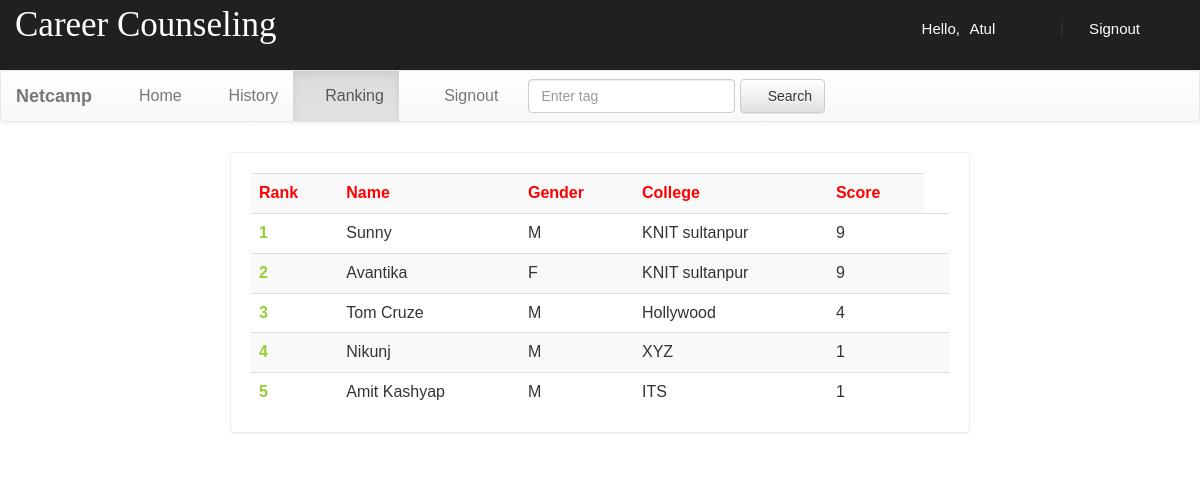
Screenshot of /login/account.php?q=3 (signed in) with the database file from the repository.
### tables this page shows
CREATE TABLE `rank` (
  `email` varchar(50) NOT NULL,
  `score` int(11) NOT NULL,
  `time` timestamp NOT NULL DEFAULT CURRENT_TIMESTAMP ON UPDATE CURRENT_TIMESTAMP
);

CREATE TABLE `user` (
  `name` varchar(50) NOT NULL,
  `gender` varchar(5) NOT NULL,
  `college` varchar(100) NOT NULL,
  `email` varchar(50) NOT NULL,
  `mob` bigint(20) NOT NULL,
  `password` varchar(50) NOT NULL
);

### login/account.php (the view, shortened to what this page needs)
<!DOCTYPE html PUBLIC "-//W3C//DTD XHTML 1.0 Transitional//EN" "http://www.w3.org/TR/xhtml1/DTD/xhtml1-transitional.dtd">
<html xmlns="http://www.w3.org/1999/xhtml">
<head>
<link  rel="stylesheet" href="css/bootstrap.min.css"/>
 <link  rel="stylesheet" href="css/bootstrap-theme.min.css"/>
 <link rel="stylesheet" href="css/main.css">
 <link  rel="stylesheet" href="css/font.css">
</head>
<body>
<div class="header">
<div class="row">
<div class="col-lg-6">
<span class="logo">Career Counseling</span></div>
<div class="col-md-4 col-md-offset-2">
 <?php
 include_once 'dbConnection.php';
  if(!(isset($_SESSION['email']))){
header("location:index.php");
}
else
{
$name = $_SESSION['name'];
echo '<span class="pull-right top title1" ><span class="log1"><span class="glyphicon glyphicon-user" aria-hidden="true"></span>&nbsp;&nbsp;&nbsp;&nbsp;Hello,</span> <a href="account.php?q=1" class="log log1">'.$name.'</a>&nbsp;|&nbsp;<a href="logout.php?q=account.php" class="log"><span class="glyphicon glyphicon-log-out" aria-hidden="true"></span>&nbsp;Signout</button></a></span>';
}?>
</div>
</div></div>
<div class="bg">
<nav class="navbar navbar-default title1">
  <div class="container-fluid">
    <div class="navbar-header">
      <a class="navbar-brand" href="#"><b>Netcamp</b></a>
    </div>
    <div class="collapse navbar-collapse" id="bs-example-navbar-collapse-1">
      <ul class="nav navbar-nav">
        <li <?php if(@$_GET['q']==1) echo'class="active"'; ?> ><a href="account.php?q=1"><span class="glyphicon glyphicon-home" aria-hidden="true"></span>&nbsp;Home<span class="sr-only">(current)</span></a></li>
        <li <?php if(@$_GET['q']==2) echo'class="active"'; ?>><a href="account.php?q=2"><span class="glyphicon glyphicon-list-alt" aria-hidden="true"></span>&nbsp;History</a></li>
		<li <?php if(@$_GET['q']==3) echo'class="active"'; ?>><a href="account.php?q=3"><span class="glyphicon glyphicon-stats" aria-hidden="true"></span>&nbsp;Ranking</a></li>
		<li class="pull-right"> <a href="logout.php?q=account.php"><span class="glyphicon glyphicon-log-out" aria-hidden="true"></span>&nbsp;&nbsp;&nbsp;&nbsp;Signout</a></li>
		</ul>
            <form class="navbar-form navbar-left" role="search">
        <div class="form-group">
          <input type="text" class="form-control" placeholder="Enter tag ">
        </div>
        <button type="submit" class="btn btn-default"><span class="glyphicon glyphicon-search" aria-hidden="true"></span>&nbsp;Search</button>
      </form>
      </div>
  </div>
</nav>
<div class="container">
<div class="row">
<div class="col-md-12">
<?php
if(@$_GET['q']== 3)
{
$q=mysqli_query($con,"SELECT * FROM rank  ORDER BY score DESC " )or die('Error223');
echo  '<div class="panel title"><div class="table-responsive">
<table class="table table-striped title1" >
<tr style="color:red"><td><b>Rank</b></td><td><b>Name</b></td><td><b>Gender</b></td><td><b>College</b></td><td><b>Score</b></td></tr>';
$c=0;
while($row=mysqli_fetch_array($q) )
{
$e=$row['email'];
$s=$row['score'];
$q12=mysqli_query($con,"SELECT * FROM user WHERE email='$e' " )or die('Error231');
while($row=mysqli_fetch_array($q12) )
{
$name=$row['name'];
$gender=$row['gender'];
$college=$row['college'];
}
$c++;
echo '<tr><td style="color:#99cc32"><b>'.$c.'</b></td><td>'.$name.'</td><td>'.$gender.'</td><td>'.$college.'</td><td>'.$s.'</td><td>';
}
echo '</table></div></div>';}
?>
</div></div></div></div>
</body>
</html>

### login/css/main.css (style rules this page uses)
.bg { min-height:540px; }
.panel { border-color:#eee; margin-top:10px; margin-left:200px; margin-right:200px; padding:20px; font: 15px "Century Gothic", "Times Roman", sans-serif; }
.title { font-family:'typo'; }
.header { background:#202020; height:70px; }
.logo { font-family:'typo'; font-size:35px; color:white; margin:15px; }
.title1 { font: 16px "Century Gothic", "Times Roman", sans-serif; }
.top { margin-top:20px; }
.log1 { font: 15px 'Ubuntu', sans-serif; color:white; margin-left:10px; }
.log { margin:10px; margin-right:60px; margin-left:5px; color:white; text-decoration:none; font-size:20px; font-size:15px; }

### rows the page displays
rank: user.name "Sunny", user.gender "M", user.college "KNIT sultanpur", score "9"
rank: user.name "Avantika", user.gender "F", user.college "KNIT sultanpur", score "9"
rank: user.name "Tom Cruze", user.gender "M", user.college "Hollywood", score "4"
rank: user.name "Nikunj", user.gender "M", user.college "XYZ", score "1"
rank: user.name "Amit Kashyap", user.gender "M", user.college "ITS", score "1"

### other values shown
$name "Atul"
